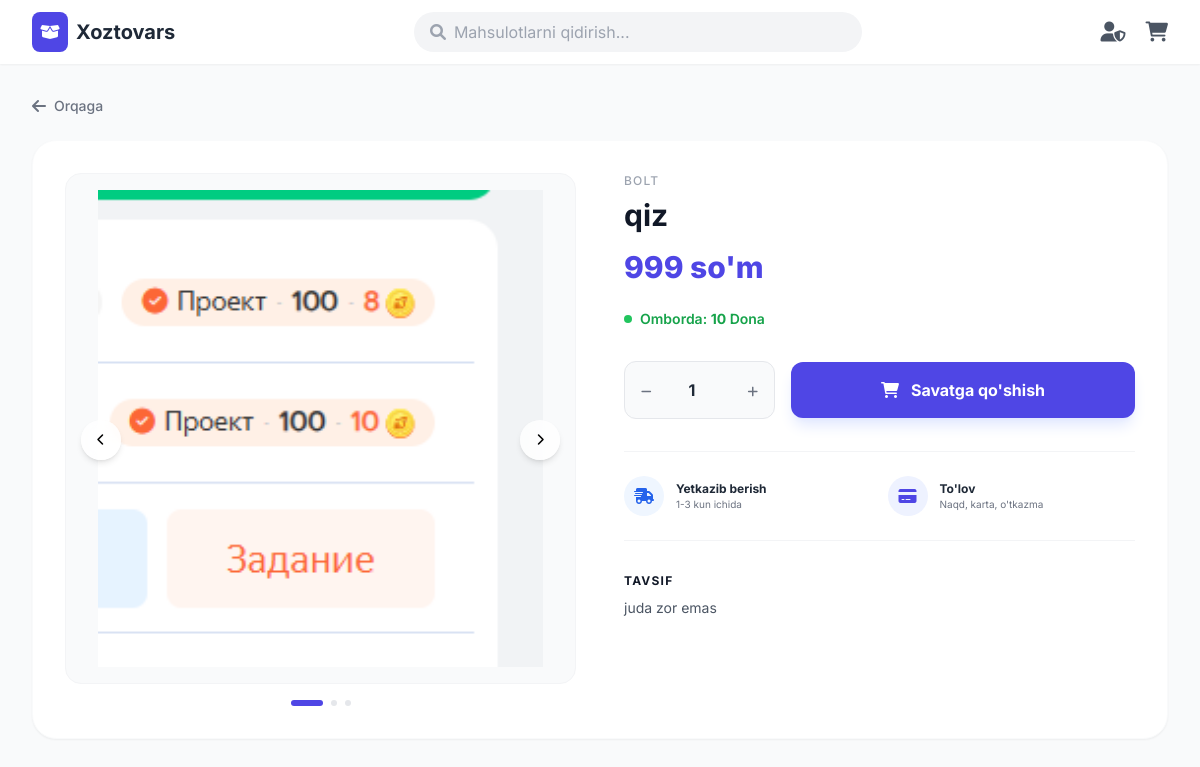
Screenshot of /product/2/ with the database file from the repository.
### app/models.py (models this page shows, shortened)
class Product(models.Model):
    TYPE = (
        ('dona', 'Dona'),
        ('kg', 'Kg'),
    )
    name = models.CharField(max_length=100)
    description = models.TextField()
    price = models.IntegerField()
    category = models.ForeignKey(Category, on_delete=models.CASCADE)
    image = models.ImageField(upload_to='products/', blank=True, null=True)
    image_url = models.URLField(blank=True, null=True)
    quantity = models.IntegerField(default=0)
    cost = models.IntegerField(default=0)
    type = models.CharField(max_length=10, choices=TYPE, default='dona')
    created_at = models.DateTimeField(auto_now_add=True)

class Category(models.Model):
    name = models.CharField(max_length=100, unique=True)
    order = models.IntegerField(default=0)  # 🔥 новое поле

### app/views.py (the view)
# urls.py: path('product/<int:product_id>/', detail_view, name='detail'),
def detail_view(request, product_id):
    product = Product.objects.get(id=product_id)
    return render(request, 'detail.html', {'product': product})

### app/views.py (called while the page is built)
def cart_count(request):
    cart = request.session.get('cart', {})
    return {'cart_count': sum(cart.values())}

### templates/detail.html (shortened to what this page needs)
{% extends 'base.html' %}
{% load static %}
{% block content %}
<div class="mb-6">
    <a href="javascript:history.back()" class="flex items-center gap-2 text-gray-500 hover:text-indigo-600 transition">
        <i class="fas fa-arrow-left"></i>
        <span class="font-medium text-sm">Orqaga</span>
    </a>
</div>
<div class="grid grid-cols-1 lg:grid-cols-2 gap-8 lg:gap-12 bg-white p-4 md:p-8 rounded-3xl shadow-sm border border-gray-50">
    <div class="relative group">
        <div class="aspect-square bg-gray-50 rounded-2xl overflow-hidden flex items-center justify-center border border-gray-100">
            {% if product.image %}
                <img src="{{ product.image.url }}" alt="{{ product.name }}" class="w-full h-full object-contain p-4 transition-transform duration-500 hover:scale-105">
            {% else %}
                <img src="{% static 'images/no-image.png' %}" alt="No image" class="w-full h-full object-contain">
            {% endif %}
        </div>
        <button class="absolute left-4 top-1/2 -translate-y-1/2 w-10 h-10 bg-white/80 backdrop-blur shadow-md rounded-full flex items-center justify-center hover:bg-indigo-600 hover:text-white transition">
            <i class="fas fa-chevron-left text-xs"></i>
        </button>
        <button class="absolute right-4 top-1/2 -translate-y-1/2 w-10 h-10 bg-white/80 backdrop-blur shadow-md rounded-full flex items-center justify-center hover:bg-indigo-600 hover:text-white transition">
            <i class="fas fa-chevron-right text-xs"></i>
        </button>
        <div class="flex justify-center gap-2 mt-4">
            <div class="w-8 h-1.5 bg-indigo-600 rounded-full"></div>
            <div class="w-1.5 h-1.5 bg-gray-200 rounded-full"></div>
            <div class="w-1.5 h-1.5 bg-gray-200 rounded-full"></div>
        </div>
    </div>
    <div class="flex flex-col">
        <span class="text-gray-400 text-xs font-medium mb-2 uppercase tracking-widest">{{ product.category.name }}</span>
        <h1 class="text-2xl md:text-3xl font-bold text-gray-900 mb-4">{{ product.name }}</h1>
        <div class="flex items-baseline gap-3 mb-6">
            <span class="text-3xl font-extrabold text-indigo-600">{{ product.price }} so'm</span>
        </div>
        <div class="flex items-center gap-2 mb-8">
            <div class="w-2 h-2 rounded-full bg-green-500 animate-pulse"></div>
            <p class="text-green-600 font-semibold text-sm">
                Omborda: <span class="font-bold">{{ product.quantity }}</span> {{ product.get_type_display }}
            </p>
        </div>
        <form method="POST" action="{% url 'add_to_cart' product.id %}" class="flex flex-col sm:flex-row items-center gap-4 mb-8">
            <div class="flex items-center border border-gray-200 rounded-xl bg-gray-50 w-full sm:w-auto">
                <button type="button" class="p-4 text-gray-500 hover:text-indigo-600" onclick="updateQty(-1)">
                    <i class="fas fa-minus text-xs"></i>
                </button>
                <input type="number" name="quantity" id="qty-input" value="1" min="1" max="{{ product.quantity }}"
                       class="w-16 bg-transparent border-none text-center font-bold text-gray-800 focus:ring-0">
                <button type="button" class="p-4 text-gray-500 hover:text-indigo-600" onclick="updateQty(1)">
                    <i class="fas fa-plus text-xs"></i>
                </button>
            </div>
            <button type="submit"
                class="w-full bg-indigo-600 text-white py-4 px-8 rounded-xl font-bold flex items-center justify-center gap-3 hover:bg-indigo-700 transition-all shadow-lg shadow-indigo-100 active:scale-95">
                <i class="fas fa-shopping-cart"></i>
                Savatga qo'shish
            </button>
        </form>
        <div class="grid grid-cols-2 gap-4 border-t border-b border-gray-100 py-6 mb-8">
            <div class="flex items-center gap-3">
                <div class="w-10 h-10 rounded-full bg-blue-50 flex items-center justify-center text-blue-600">
                    <i class="fas fa-truck-fast"></i>
                </div>
                <div>
                    <h4 class="text-xs font-bold text-gray-800">Yetkazib berish</h4>
                    <p class="text-[10px] text-gray-500">1-3 kun ichida</p>
                </div>
            </div>
            <div class="flex items-center gap-3">
                <div class="w-10 h-10 rounded-full bg-indigo-50 flex items-center justify-center text-indigo-600">
                    <i class="fas fa-credit-card"></i>
                </div>
                <div>
                    <h4 class="text-xs font-bold text-gray-800">To'lov</h4>
                    <p class="text-[10px] text-gray-500">Naqd, karta, o'tkazma</p>
                </div>
            </div>
        </div>
        <div>
            <h3 class="font-bold text-gray-900 mb-2 uppercase text-xs tracking-widest">Tavsif</h3>
            <div class="text-gray-600 text-sm leading-relaxed prose prose-indigo">
                {{ product.description|linebreaks }}
            </div>
        </div>
    </div>
</div>
{% endblock %}

### static/css/style.css (style rules this page uses)
body { font-family: 'Inter', sans-serif; background-color: #f8fafc; }

### templates/base.html (style rules this page uses)
body { font-family: 'Inter', sans-serif; }

### rows the page displays
Product: image (picture), category.name "BOLT", name "qiz", price "999", quantity "10", type "Dona", description "juda zor emas"
